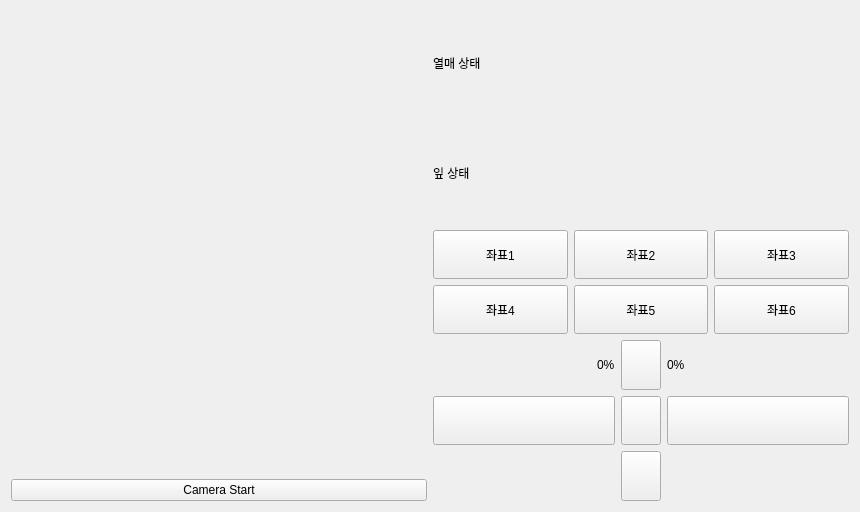
<?xml version="1.0" encoding="UTF-8"?>
<ui version="4.0">
 <class>Tab3TurtleBotControlPannel</class>
 <widget class="QWidget" name="Tab3TurtleBotControlPannel">
  <property name="geometry">
   <rect>
    <x>0</x>
    <y>0</y>
    <width>860</width>
    <height>512</height>
   </rect>
  </property>
  <property name="windowTitle">
   <string>Form</string>
  </property>
  <layout class="QHBoxLayout" name="horizontalLayout_2">
   <item>
    <layout class="QHBoxLayout" name="horizontalLayout" stretch="1,1">
     <item>
      <layout class="QVBoxLayout" name="verticalLayout">
       <item>
        <widget class="QLabel" name="pLcamView">
         <property name="text">
          <string/>
         </property>
        </widget>
       </item>
       <item>
        <widget class="QPushButton" name="pPBCamStart">
         <property name="text">
          <string>Camera Start</string>
         </property>
        </widget>
       </item>
      </layout>
     </item>
     <item>
      <layout class="QVBoxLayout" name="verticalLayout_2" stretch="2,1">
       <item>
        <layout class="QVBoxLayout" name="verticalLayout_3" stretch="1,1,1">
         <item>
          <layout class="QHBoxLayout" name="horizontalLayout_3" stretch="0,0">
           <item>
            <widget class="QLabel" name="label">
             <property name="text">
              <string>열매 상태</string>
             </property>
            </widget>
           </item>
           <item>
            <widget class="QLabel" name="plabelFruitStatus">
             <property name="sizePolicy">
              <sizepolicy hsizetype="Minimum" vsizetype="Minimum">
               <horstretch>0</horstretch>
               <verstretch>0</verstretch>
              </sizepolicy>
             </property>
             <property name="maximumSize">
              <size>
               <width>240</width>
               <height>110</height>
              </size>
             </property>
             <property name="text">
              <string/>
             </property>
             <property name="pixmap">
              <pixmap resource="../STF_Image.qrc">:/STF_Images/STF_Danger.png</pixmap>
             </property>
             <property name="scaledContents">
              <bool>true</bool>
             </property>
            </widget>
           </item>
          </layout>
         </item>
         <item>
          <layout class="QHBoxLayout" name="horizontalLayout_4" stretch="1,2">
           <property name="sizeConstraint">
            <enum>QLayout::SetDefaultConstraint</enum>
           </property>
           <item>
            <widget class="QLabel" name="label_3">
             <property name="text">
              <string>잎 상태</string>
             </property>
            </widget>
           </item>
           <item>
            <widget class="QLabel" name="plabelLeafStatus">
             <property name="maximumSize">
              <size>
               <width>240</width>
               <height>110</height>
              </size>
             </property>
             <property name="text">
              <string/>
             </property>
             <property name="pixmap">
              <pixmap resource="../STF_Image.qrc">:/STF_Images/STF_Good.png</pixmap>
             </property>
             <property name="scaledContents">
              <bool>true</bool>
             </property>
            </widget>
           </item>
          </layout>
         </item>
         <item>
          <layout class="QGridLayout" name="gridLayout_4">
           <item row="1" column="0">
            <widget class="QPushButton" name="pPBCoord4">
             <property name="sizePolicy">
              <sizepolicy hsizetype="Minimum" vsizetype="MinimumExpanding">
               <horstretch>0</horstretch>
               <verstretch>0</verstretch>
              </sizepolicy>
             </property>
             <property name="text">
              <string>좌표4</string>
             </property>
            </widget>
           </item>
           <item row="0" column="1">
            <widget class="QPushButton" name="pPBCoord2">
             <property name="sizePolicy">
              <sizepolicy hsizetype="Minimum" vsizetype="MinimumExpanding">
               <horstretch>0</horstretch>
               <verstretch>0</verstretch>
              </sizepolicy>
             </property>
             <property name="text">
              <string>좌표2</string>
             </property>
            </widget>
           </item>
           <item row="0" column="0">
            <widget class="QPushButton" name="pPBCoord1">
             <property name="sizePolicy">
              <sizepolicy hsizetype="Minimum" vsizetype="MinimumExpanding">
               <horstretch>0</horstretch>
               <verstretch>0</verstretch>
              </sizepolicy>
             </property>
             <property name="text">
              <string>좌표1</string>
             </property>
            </widget>
           </item>
           <item row="1" column="1">
            <widget class="QPushButton" name="pPBCoord5">
             <property name="sizePolicy">
              <sizepolicy hsizetype="Minimum" vsizetype="MinimumExpanding">
               <horstretch>0</horstretch>
               <verstretch>0</verstretch>
              </sizepolicy>
             </property>
             <property name="text">
              <string>좌표5</string>
             </property>
            </widget>
           </item>
           <item row="0" column="2">
            <widget class="QPushButton" name="pPBCoord3">
             <property name="sizePolicy">
              <sizepolicy hsizetype="Minimum" vsizetype="MinimumExpanding">
               <horstretch>0</horstretch>
               <verstretch>0</verstretch>
              </sizepolicy>
             </property>
             <property name="text">
              <string>좌표3</string>
             </property>
            </widget>
           </item>
           <item row="1" column="2">
            <widget class="QPushButton" name="pPBCoord6">
             <property name="sizePolicy">
              <sizepolicy hsizetype="Minimum" vsizetype="MinimumExpanding">
               <horstretch>0</horstretch>
               <verstretch>0</verstretch>
              </sizepolicy>
             </property>
             <property name="text">
              <string>좌표6</string>
             </property>
            </widget>
           </item>
          </layout>
         </item>
        </layout>
       </item>
       <item>
        <layout class="QGridLayout" name="gridLayout_2">
         <item row="1" column="2">
          <widget class="QPushButton" name="pPBright">
           <property name="sizePolicy">
            <sizepolicy hsizetype="Minimum" vsizetype="MinimumExpanding">
             <horstretch>0</horstretch>
             <verstretch>0</verstretch>
            </sizepolicy>
           </property>
           <property name="text">
            <string/>
           </property>
           <property name="icon">
            <iconset resource="../STF_Image.qrc">
             <normaloff>:/STF_Images/STF_Icon_RightBtn.png</normaloff>:/STF_Images/STF_Icon_RightBtn.png</iconset>
           </property>
           <property name="iconSize">
            <size>
             <width>72</width>
             <height>72</height>
            </size>
           </property>
          </widget>
         </item>
         <item row="0" column="1">
          <widget class="QPushButton" name="pPBForward">
           <property name="sizePolicy">
            <sizepolicy hsizetype="Minimum" vsizetype="MinimumExpanding">
             <horstretch>0</horstretch>
             <verstretch>0</verstretch>
            </sizepolicy>
           </property>
           <property name="text">
            <string/>
           </property>
           <property name="icon">
            <iconset resource="../STF_Image.qrc">
             <normaloff>:/STF_Images/STF_Icon_UpBtn.png</normaloff>:/STF_Images/STF_Icon_UpBtn.png</iconset>
           </property>
           <property name="iconSize">
            <size>
             <width>72</width>
             <height>72</height>
            </size>
           </property>
          </widget>
         </item>
         <item row="1" column="1">
          <widget class="QPushButton" name="pPBstop">
           <property name="sizePolicy">
            <sizepolicy hsizetype="Minimum" vsizetype="MinimumExpanding">
             <horstretch>0</horstretch>
             <verstretch>0</verstretch>
            </sizepolicy>
           </property>
           <property name="text">
            <string/>
           </property>
           <property name="icon">
            <iconset resource="../STF_Image.qrc">
             <normaloff>:/STF_Images/STF_Icon_StopBtn.png</normaloff>:/STF_Images/STF_Icon_StopBtn.png</iconset>
           </property>
           <property name="iconSize">
            <size>
             <width>72</width>
             <height>72</height>
            </size>
           </property>
          </widget>
         </item>
         <item row="2" column="1">
          <widget class="QPushButton" name="pPBBackward">
           <property name="sizePolicy">
            <sizepolicy hsizetype="Minimum" vsizetype="MinimumExpanding">
             <horstretch>0</horstretch>
             <verstretch>0</verstretch>
            </sizepolicy>
           </property>
           <property name="text">
            <string/>
           </property>
           <property name="icon">
            <iconset resource="../STF_Image.qrc">
             <normaloff>:/STF_Images/STF_Icon_DownBtn.png</normaloff>:/STF_Images/STF_Icon_DownBtn.png</iconset>
           </property>
           <property name="iconSize">
            <size>
             <width>72</width>
             <height>72</height>
            </size>
           </property>
          </widget>
         </item>
         <item row="1" column="0">
          <widget class="QPushButton" name="pPBleft">
           <property name="sizePolicy">
            <sizepolicy hsizetype="Minimum" vsizetype="MinimumExpanding">
             <horstretch>0</horstretch>
             <verstretch>0</verstretch>
            </sizepolicy>
           </property>
           <property name="text">
            <string/>
           </property>
           <property name="icon">
            <iconset resource="../STF_Image.qrc">
             <normaloff>:/STF_Images/STF_Icon_LeftBtn.png</normaloff>:/STF_Images/STF_Icon_LeftBtn.png</iconset>
           </property>
           <property name="iconSize">
            <size>
             <width>72</width>
             <height>72</height>
            </size>
           </property>
          </widget>
         </item>
         <item row="0" column="0">
          <layout class="QHBoxLayout" name="horizontalLayout_5">
           <item>
            <spacer name="horizontalSpacer">
             <property name="orientation">
              <enum>Qt::Horizontal</enum>
             </property>
             <property name="sizeHint" stdset="0">
              <size>
               <width>40</width>
               <height>20</height>
              </size>
             </property>
            </spacer>
           </item>
           <item>
            <widget class="QLabel" name="pLBlinear">
             <property name="text">
              <string>0%</string>
             </property>
            </widget>
           </item>
          </layout>
         </item>
         <item row="0" column="2">
          <layout class="QHBoxLayout" name="horizontalLayout_6">
           <item>
            <widget class="QLabel" name="pLBangular">
             <property name="text">
              <string>0%</string>
             </property>
            </widget>
           </item>
           <item>
            <spacer name="horizontalSpacer_2">
             <property name="orientation">
              <enum>Qt::Horizontal</enum>
             </property>
             <property name="sizeHint" stdset="0">
              <size>
               <width>40</width>
               <height>20</height>
              </size>
             </property>
            </spacer>
           </item>
          </layout>
         </item>
        </layout>
       </item>
      </layout>
     </item>
    </layout>
   </item>
  </layout>
 </widget>
 <resources>
  <include location="../STF_Image.qrc"/>
 </resources>
 <connections/>
</ui>
